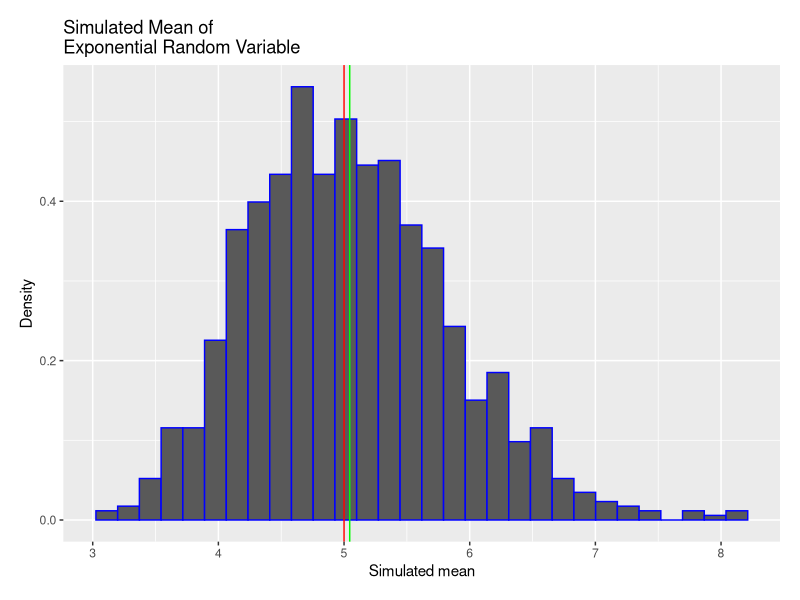
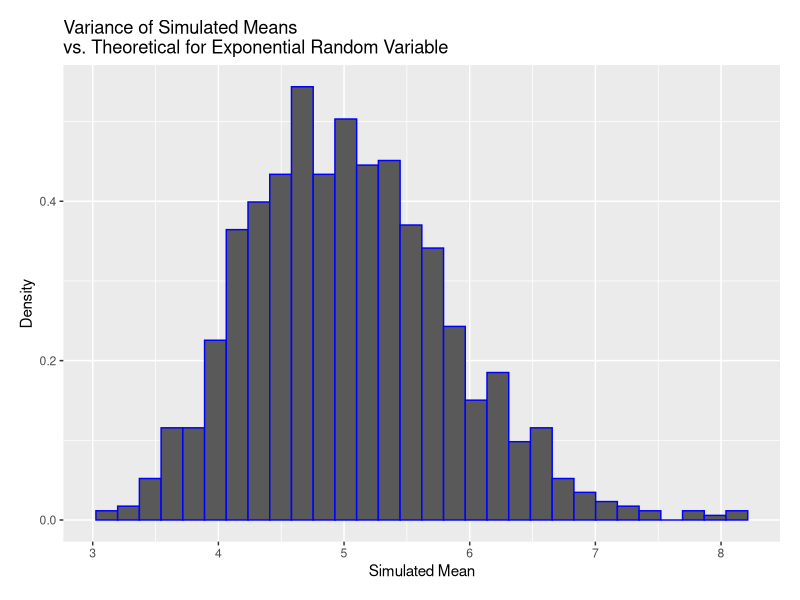
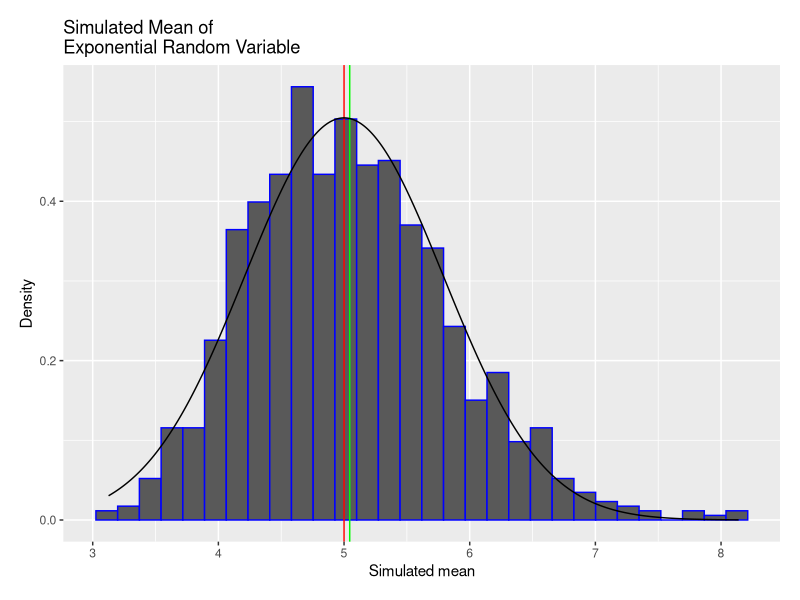

The R script that drew these images, in order:
## ---- chunk 1
#Set given parameters for simulation of the exponential random variable
#Use rexp function with 1000 simulations of 40 exponentials
set.seed(10)
simulation <- data.frame(ncol = 2, nrow = 1000)
names(simulation) <- c("simulation", "mean")
#Create for loop to build the data frame for 1-1000 where column 1 is filled
#with the number of the simulation and the 2nd column is the mean of the 
#random exponential distribution with given parameters n=40 and lambda=0.2
for(i in 1:1000) {
  simulation[i,1] <- i
  simulation[i,2] <- mean(rexp(40,0.2))
  }
## ---- chunk 2
#Calculate both theoretical and sample mean
theoretical_mean <- 1/0.2
simulated_mean <- mean(simulation[["mean"]])
print(theoretical_mean)
print(simulated_mean)
## ---- chunk 3
library(ggplot2)
#Create histogram plot with density on y-axis and mean on x-axis
#Red vertical line shows theoretical mean while green shows mean of simulated
#exponential random variables
ggplot(simulation, aes(mean, ..density..)) + geom_histogram(col = "blue") +
xlab("Simulated mean") + ylab("Density") + ggtitle("Simulated Mean of 
Exponential Random Variable") + geom_vline(xintercept=5, color = "red") +
geom_vline(xintercept = 5.04506, color = "green") + 
theme(plot.margin = unit(c(0.5,0.5,0.5,0.5), "cm"))
                                                    
## ---- chunk 4
set.seed(10)
#Set given parameters for simulation of the exponential random variable
#Use rexp function with 1000 simulations of 40 exponentials
set.seed(10)
simulation_var <- data.frame(ncol = 2, nrow = 1000)
names(simulation_var) <- c("simulation", "variance")
#Same as in mean step except this time for the variance 
for(i in 1:1000) {
  simulation_var[i,1] <- i
  simulation_var[i,2] <- mean(rexp(40,0.2))
  }
## ---- chunk 5
#Calculate both theoretical and simulated means variance
theoretical_variance <- 1/(0.2^2)/40
simulated_variance <- (sd(simulation_var[["variance"]]))^2
print(theoretical_variance)
print(simulated_variance)
## ---- chunk 6
library(ggplot2)
#Plot histogram
ggplot(simulation_var, aes(variance, ..density..)) + geom_histogram(col = "blue") +
xlab("Simulated Mean") + ylab("Density") + ggtitle("Variance of Simulated Means
vs. Theoretical for Exponential Random Variable") +
theme(plot.margin = unit(c(0.5,0.5,0.5,0.5), "cm"))
## ---- chunk 7
library(ggplot2)
#Create Normal Distribution curve to be put around the histogram 
x_axis_norm <- seq(min(simulation[["mean"]]), max(simulation[["mean"]]), 
length.out = 1000)
y_axis_norm <- dnorm(x_axis_norm, 1/0.2, (1/.2)/sqrt(40), log = FALSE)

#Plot the historgram
ggplot(simulation, aes(mean, ..density..)) + geom_histogram(col = "blue") +
xlab("Simulated mean") + ylab("Density") + ggtitle("Simulated Mean of 
Exponential Random Variable") + geom_vline(xintercept=5, color = "red") +
geom_vline(xintercept = 5.04506, color = "green") + 
geom_line(aes(x_axis_norm,y_axis_norm)) + 
theme(plot.margin = unit(c(0.5,0.5,0.5,0.5), "cm"))
